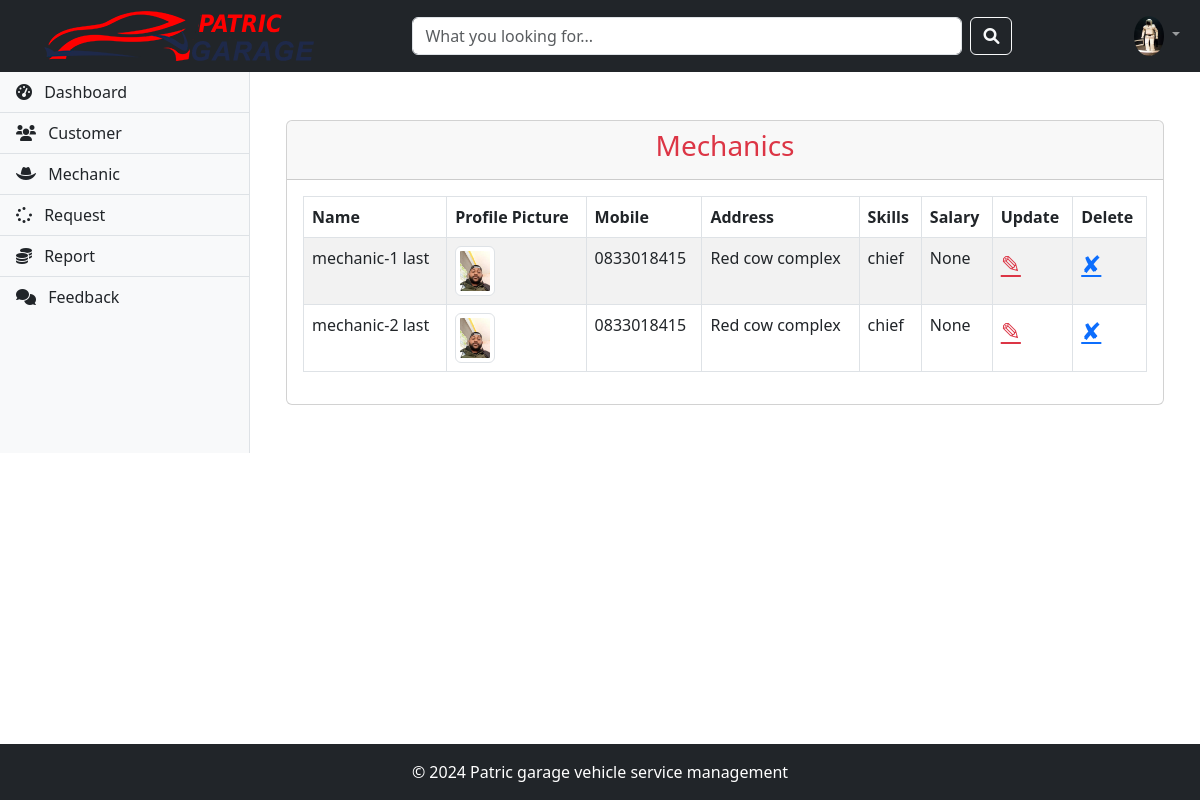
Before: /admin-view-mechanic (signed in) with the older database file.
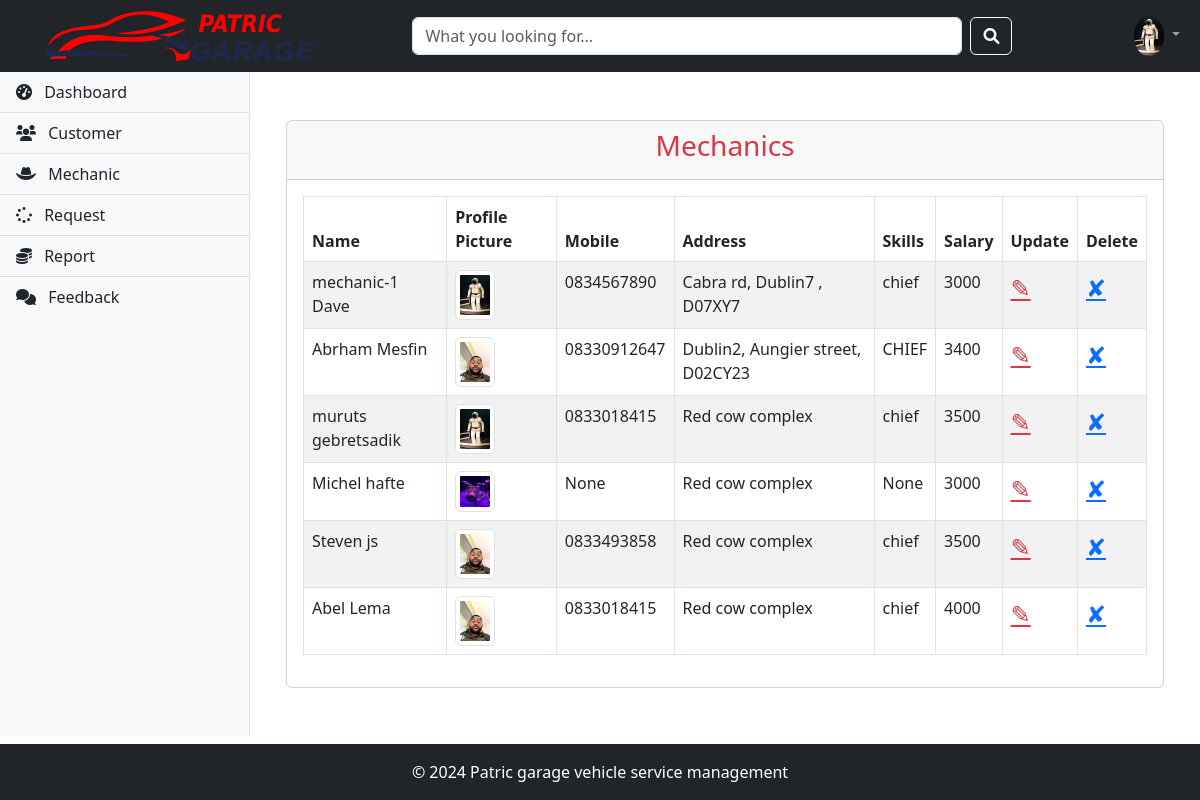
After: the same page with the newer database file.
### vehicle/models.py (models this page shows, shortened)
class Mechanic(models.Model):
    user = models.OneToOneField(User, on_delete=models.CASCADE)
    address = models.CharField(max_length=500)
    mobile = models.CharField(max_length=20)
    skill = models.CharField(max_length=500)
    salary = models.PositiveIntegerField(null=True, blank=True)
    status = models.BooleanField(default=False)
    profile_pic = models.ImageField(upload_to='profile_pic/MechanicProfilePic/', null=True, blank=True)

### vehicle/views.py (the view)
# urls.py: path('admin-view-mechanic',views.admin_view_mechanic_view,name='admin-view-mechanic'),
@login_required(login_url='adminlogin')
def admin_view_mechanic_view(request):
    mechanics=models.Mechanic.objects.all()
    return render(request,'vehicle/admin_view_mechanic.html',{'mechanics':mechanics})

### vehicle/templates/vehicle/admin_view_mechanic.html
{% extends 'vehicle/adminbase.html' %}
{% load static %}
{% block content %}
<div class="container my-4">
    <div class="row">
        <div class="col-12">
            <div class="card">
                <div class="card-header">
                    <h3 class="text-danger text-center">Mechanics</h3>
                </div>
                <div class="card-body">
                    <table class="table table-striped table-bordered">
                        <thead>
                            <tr>
                                <th>Name</th>
                                <th>Profile Picture</th>
                                <th>Mobile</th>
                                <th>Address</th>
                                <th>Skills</th>
                                <th>Salary</th>
                                <th>Update</th>
                                <th>Delete</th>
                            </tr>
                        </thead>
                        <tbody>
                            {% for mechanic in mechanics %}
                            <tr>
                                <td>
                                    {{ mechanic.user.first_name }} {{ mechanic.user.last_name }}
                                </td>
                                <td>
                                    {% if mechanic.profile_pic %}
                                        <img src="{{ mechanic.profile_pic.url }}" alt="Profile Pic" class="img-thumbnail" height="40" width="40">
                                    {% else %}
                                        <img src="{% static 'default_profile_pic.png' %}" alt="Default Profile Pic" class="img-thumbnail" height="40" width="40">
                                    {% endif %}
                                </td>
                                <td>{{ mechanic.mobile }}</td>
                                <td>{{ mechanic.address }}</td>
                                <td>{{ mechanic.skill }}</td>
                                <td>{{ mechanic.salary }}</td>
                                <td>
                                    <a href="{% url 'update-mechanic' mechanic.id %}" class="text-danger fs-4" title="Update">&#9998;</a>
                                </td>
                                <td> <a href="{% url 'delete-mechanic' mechanic.id %}" class="text-primary fs-4" title="Delete">&#10008;</a>
                                </td>
                            </tr>
                            {% empty %}
                            <tr>
                                <td colspan="8" class="text-center">No mechanics available.</td>
                            </tr>
                            {% endfor %}
                        </tbody>
                    </table>
                </div>
            </div>
        </div>
    </div>
</div>
{% endblock content %}

### vehicle/templates/vehicle/adminbase.html (shortened to what this page needs)
<!DOCTYPE html>
{% load static %}
<html lang="en">
<head>
    <link href="https://cdn.jsdelivr.net/npm/bootstrap@5.3.0/dist/css/bootstrap.min.css" rel="stylesheet">
    <link rel="stylesheet" href="https://cdnjs.cloudflare.com/ajax/libs/font-awesome/6.0.0-beta3/css/all.min.css">
</head>
<body class="d-flex flex-column min-vh-100">
    <nav class="navbar navbar-expand-lg navbar-dark bg-dark">
        <div class="container-fluid">
            <a class="navbar-brand" href="/customer-dashboard">
                <div class="logo"><a href="{% url 'mechanic-dashboard' %}"><img src="{% static 'vehicle/images/logo.png' %}" alt="Logo"></a></div>
              </a>
            <div class="collapse navbar-collapse" id="navbarNav">
                <form class="d-flex ms-auto my-2 my-lg-0" style="flex: 1; max-width: 600px;">
                    <input class="form-control me-2" type="search" placeholder="What you looking for..." aria-label="Search">
                    <button class="btn btn-outline-light" type="submit"><i class="fas fa-search"></i></button>
                </form>
                <ul class="navbar-nav ms-auto">
                    <li class="nav-item">
                        <a class="nav-link" href="#" onclick="switchTheme()">
                        </a>
                    </li>
                    <li class="nav-item dropdown">
                        <a class="nav-link dropdown-toggle" href="#" id="userMenu" role="button" data-bs-toggle="dropdown" aria-expanded="false">
                            <img src="{{ admin.profile_pic.url|default:'media/profile_pic/CustomerProfilePic/default.jpg' }}" alt="User image" class="rounded-circle" style="width: 30px;">
                        </a>
                    </li>
                </ul>
            </div>
        </div>
    </nav>
    <div class="d-flex">
        <nav id="sidebar" class="bg-light border-end flex-shrink-0" style="min-width: 250px;">
            <div class="list-group list-group-flush">
                <a href="/admin-dashboard" class="list-group-item list-group-item-action bg-light">
                    <i class="fas fa-tachometer-alt me-2"></i> Dashboard
                </a>
                <a href="/admin-customer" class="list-group-item list-group-item-action bg-light">
                    <i class="fas fa-users me-2"></i> Customer
                </a>
                <a href="/admin-mechanic" class="list-group-item list-group-item-action bg-light">
                    <i class="fas fa-hat-cowboy me-2"></i> Mechanic
                </a>
                <a href="/admin-request" class="list-group-item list-group-item-action bg-light">
                    <i class="fas fa-spinner me-2"></i> Request
                </a>
                <a href="/admin-report" class="list-group-item list-group-item-action bg-light">
                    <i class="fas fa-coins me-2"></i> Report
                </a>
                <a href="/admin-feedback" class="list-group-item list-group-item-action bg-light">
                    <i class="fas fa-comments me-2"></i> Feedback
                </a>
            </div>
        </nav>
        <main class="flex-grow-1 p-4">
            {% block content %}{% endblock content %}
        </main>
    </div>
    <footer class="bg-dark text-white text-center py-3 mt-auto">
        <span style="color: white;">&copy; 2024 Patric garage vehicle service  management </span>
    </footer>
</body>
</html>

Changed rows visible on the page:
removed Mechanic: user.first_name "mechanic-2", user.last_name "last", profile_pic (picture), mobile "0833018415", address "Red cow complex", skill "chief", salary "None"
changed Mechanic "mechanic-1": user.last_name "last" → "Dave"; profile_pic: picture removed, a placeholder shows; mobile "0833018415" → "0834567890"; address "Red cow complex" → "Cabra rd, Dublin7 , D07XY7"; salary "None" → "3000"
added Mechanic: user.first_name "Abrham", user.last_name "Mesfin", profile_pic (picture), mobile "08330912647", address "Dublin2, Aungier street, D02CY23", skill "CHIEF", salary "3400"
added Mechanic: user.first_name "muruts", user.last_name "gebretsadik", profile_pic (placeholder picture), mobile "0833018415", address "Red cow complex", skill "chief", salary "3500"
added Mechanic: user.first_name "Michel", user.last_name "hafte", profile_pic (picture), mobile "None", address "Red cow complex", skill "None", salary "3000"
added Mechanic: user.first_name "Steven", user.last_name "js", profile_pic (picture), mobile "0833493858", address "Red cow complex", skill "chief", salary "3500"
added Mechanic: user.first_name "Abel", user.last_name "Lema", profile_pic (picture), mobile "0833018415", address "Red cow complex", skill "chief", salary "4000"
